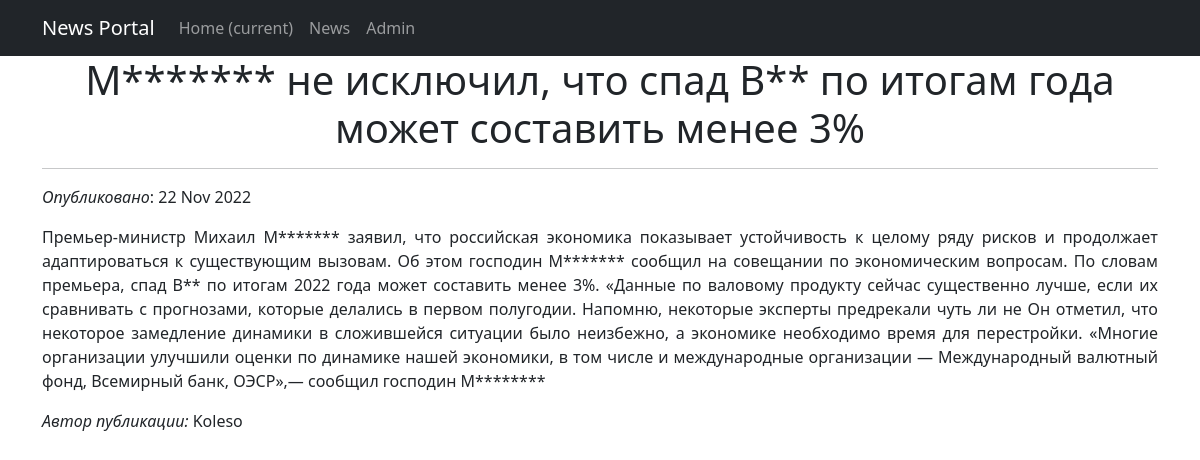
The page /news/2 on the database its author committed.
### newsapp/models.py (models this page shows, shortened)
class Post(models.Model):
    news, article = 'N', 'A'
    types = [(news, 'news'), (article, 'article')]
    title = models.CharField(max_length=255, unique=True)
    posted = models.DateTimeField(auto_now_add=True)
    text = models.TextField()
    author = models.ForeignKey(Author, on_delete=models.CASCADE, related_name='posts')

class Author(models.Model):
    user = models.OneToOneField(User, on_delete=models.CASCADE)
    def __str__(self):
        return f'{self.user.username.title()}'

### newsapp/views.py (the view)
# urls.py: path('<int:pk>', NewsId.as_view()),
class NewsId(DetailView):
    model = Post
    template_name = 'news_id.html'
    context_object_name = 'news_id'

### newsapp/templatetags/custom_filters.py (called while the page is built)
@register.filter()
def correct_text(text=str):
   try:
      if type(text) != str:
         raise MatError
   except MatError:
      return ('Type Error')
   else:
      res = []
      for t in text.split():
         res.append(correct_word(t))
      res = ' '.join(res)
   return res

def correct_word(word):
   mat_flag = False
   res = word
   for mat in MAT_WORDS:
      if mat in word.lower():
         mat_flag = True
   if mat_flag:
      res = word[0] + '*' * (len(word) - 1)
   return res

### newsportal/templates/news_id.html (shortened to what this page needs)
{% extends 'flatpages/default.html' %}
{% load custom_filters %}
{% block content %}
<h1>{{ news_id.title|correct_text }}</h1>
<hr>
<p align="left">
    <i>Опубликовано</i>: {{news_id.posted|date:'d M Y'}}
</p>
<p align="justify">
    {{ news_id.text|correct_text }}
</p>
<p align="justify">
    <i>Автор публикации: </i>{{ news_id.author }}
</p>
{% endblock content %}

### rows shown on the page
Post: title|correct_text "М******* не исключил, что спад В** по итогам года может составить менее 3%", posted "22 Nov 2022", text|correct_text "Премьер-министр Михаил М******* заявил, что российская экономика показывает устойчивость к целому ряду рисков и продолжает адаптироваться к существующим вызовам. Об этом господин М******* сообщил на совещании по экономическим вопросам. По словам премьера, спад В** по итогам 2022 года может составить менее 3%. «Данные по валовому продукту сейчас существенно лучше, если их сравнивать с прогнозами, которые делались в первом полугодии. Напомню, некоторые эксперты предрекали чуть ли не Он отметил, что некоторое замедление динамики в сложившейся ситуации было неизбежно, а экономике необходимо время для перестройки. «Многие организации улучшили оценки по динамике нашей экономики, в том числе и…", author "Koleso"
